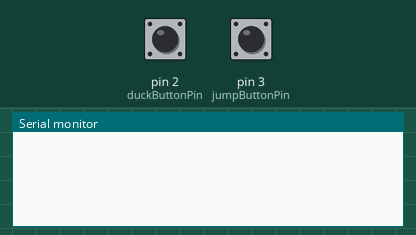
Recording of a sketch running on a simulated Arduino Uno, built with avr-gcc and run on an emulated ATmega328P. On the bench: the last lines printed to the serial monitor. The test bench sets the inputs (shaded band); at power-on: pin 2 (duckButtonPin) LOW, pin 3 (jumpButtonPin) LOW.

Above: at 1.2 s.
1.3 s: pin 2 (duckButtonPin) pulled HIGH for 0.15 s
At 2.6 s:
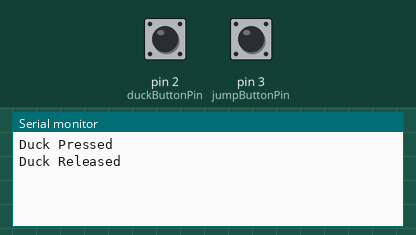
2.9 s: pin 3 (jumpButtonPin) pulled HIGH for 0.15 s
At 4.0 s:
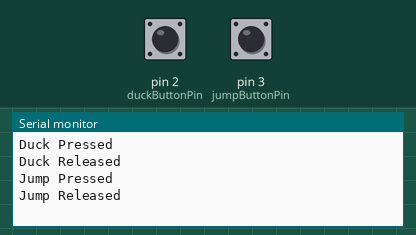

The sketch:

Arduino_IO_Serial.ino
```cpp
const int jumpButtonPin = 3;
const int duckButtonPin = 2;

int jumpButtonState = 0;
int lastJumpButtonState = jumpButtonState;
int duckButtonState = 0;
int lastDuckButtonState = duckButtonState;


void setup() {
  // put your setup code here, to run once:
  pinMode(jumpButtonPin, INPUT);
  pinMode(duckButtonPin, INPUT);
  Serial.begin(9600);
  Serial.flush();

}

void loop() {
  // put your main code here, to run repeatedly:
  jumpButtonState = digitalRead(jumpButtonPin);
  duckButtonState = digitalRead(duckButtonPin);

  if(jumpButtonState != lastJumpButtonState){
      lastJumpButtonState = jumpButtonState;
      if(jumpButtonState == HIGH){
        Serial.println("Jump Pressed");
      }else{
        Serial.println("Jump Released");
      }
  }


  if(duckButtonState != lastDuckButtonState){
      lastDuckButtonState = duckButtonState;
      if(duckButtonState == HIGH){
        Serial.println("Duck Pressed");
      }else{
        Serial.println("Duck Released");
      }
  }
}
```

Measured:
- after the input at 1.3 s, the serial monitor: prints a new line at once (image 1)
- after the input at 2.9 s, the serial monitor: prints a new line at once (image 2)
